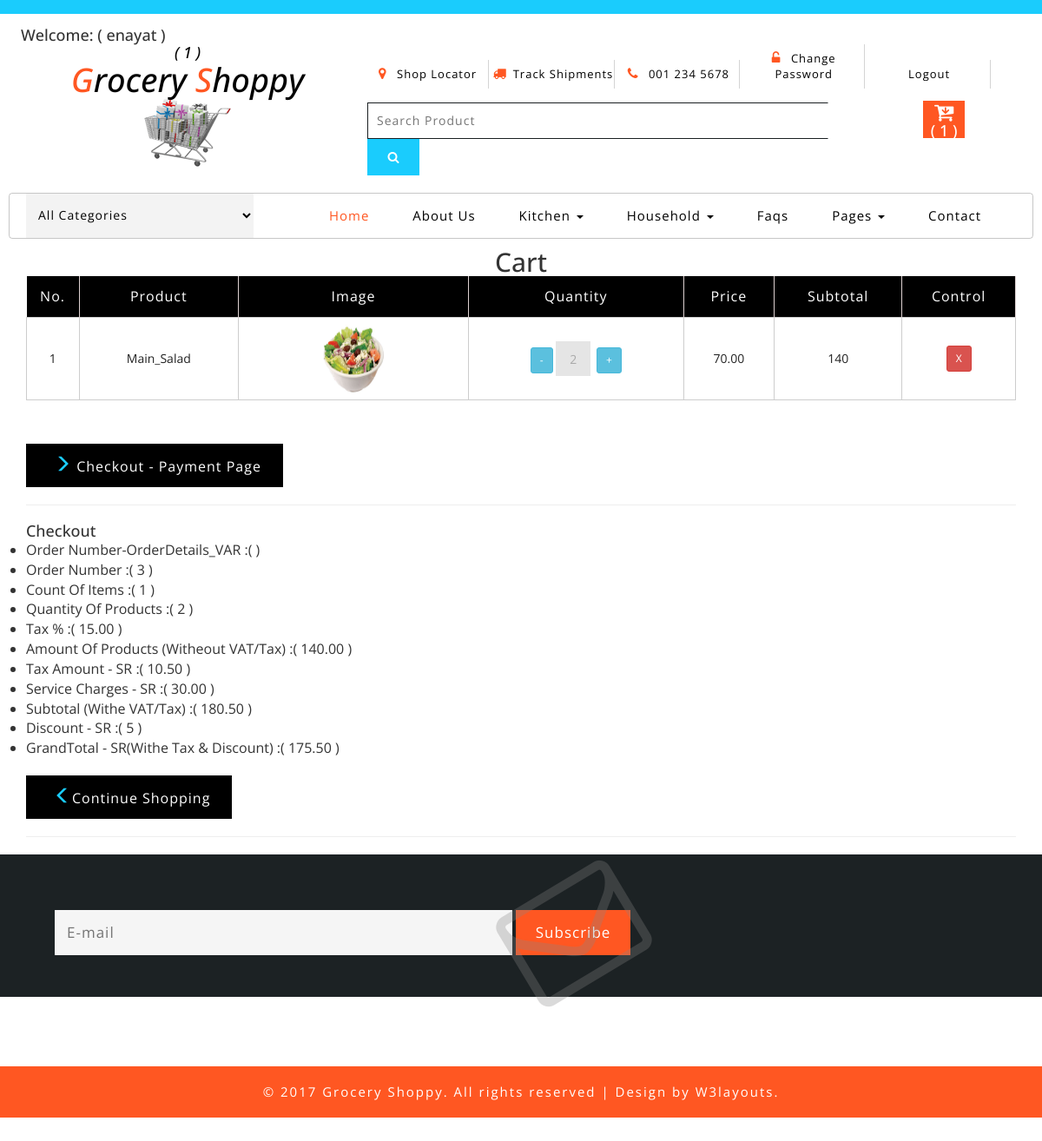
The app's page /cart (signed in), older data.
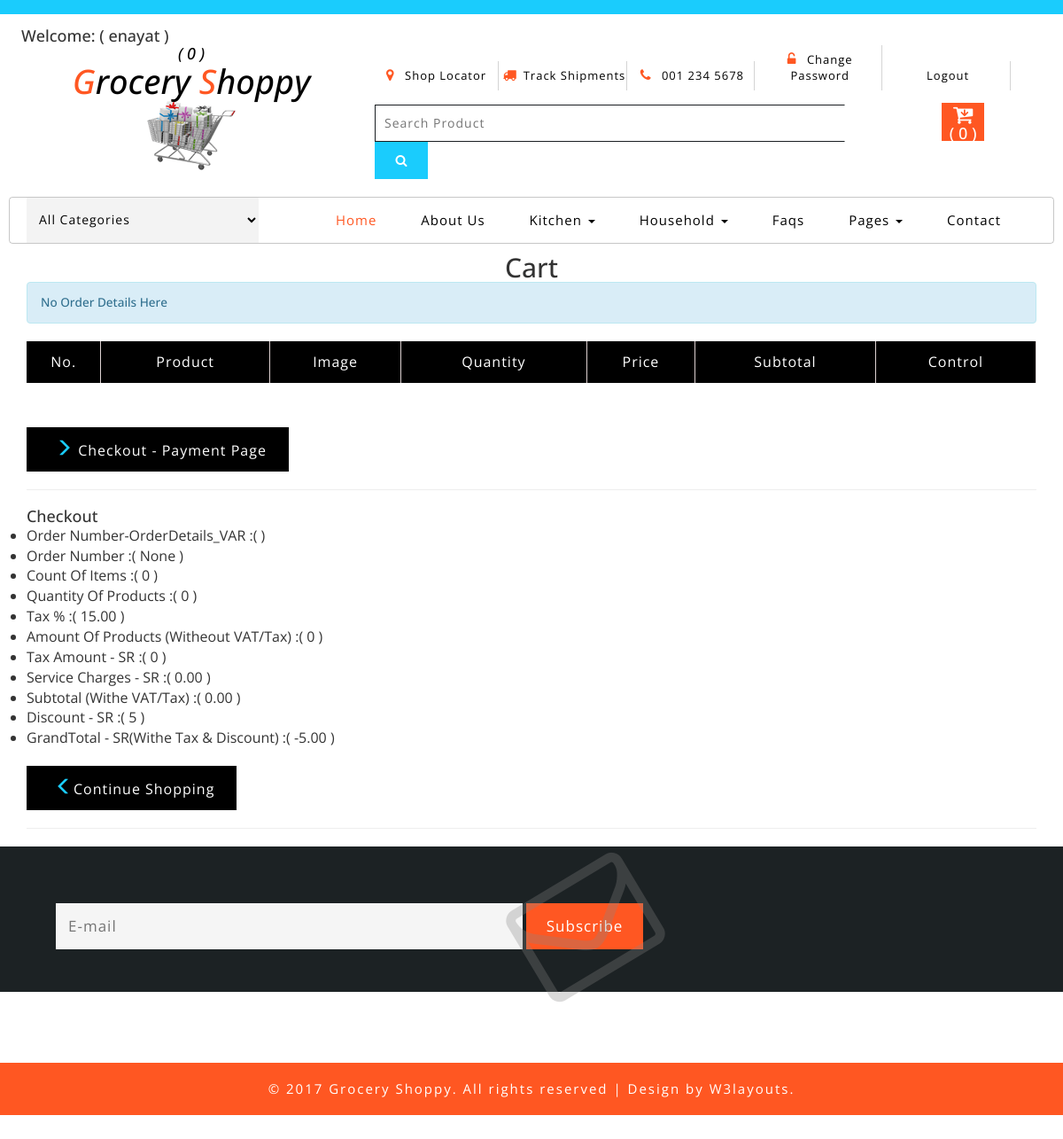
The same page, newer data.
### order_orderdetail/models.py (models this page shows, shortened)
class OrderMODEL(models.Model):
    order_user        = models.ForeignKey(User , on_delete = models.CASCADE)
    order_order_date  = models.DateTimeField(auto_now_add=True)
    order_details     = models.ManyToManyField(ProductMODEL , through='OrderDetailsMODEL')
    order_is_finished = models.BooleanField(default=False)
    class Meta:
        ordering = ('-order_order_date',)
        verbose_name = "Order"
        verbose_name_plural = "Orders"
    @property
    def get_order_number_PROPERTY(self):
        order_number_VAR=0
        order_number_VAR = self.orderdetailsmodel_set.all()
        for sub in order_number_VAR:
            return sub.OrderDetails_order.id
    @property
    def get_count_of_items_PROPERTY(self):
        orderitems = self.orderdetailsmodel_set.all().count
        return orderitems
    @property
    def get_quantity_of_products_PROPERTY(self):
        orderitems = self.orderdetailsmodel_set.all()
        total = sum([item.OrderDetails_quantity for item in orderitems])
        return total

class OrderDetailsMODEL(models.Model):
    OrderDetails_product  = models.ForeignKey(ProductMODEL , on_delete = models.CASCADE)
    OrderDetails_order    = models.ForeignKey(OrderMODEL   , on_delete = models.CASCADE)
    OrderDetails_price    = models.DecimalField(max_digits=10,decimal_places=2)
    OrderDetails_quantity = models.IntegerField()
    class Meta:
        ordering = ('-OrderDetails_order',)
        verbose_name = "Order Detail"
        verbose_name_plural = "Order Details"

### product/models.py (models this page shows)
class ProductMODEL(models.Model):
    product_category     = models.ForeignKey(SubCategoryMODEL , related_name='products_subcategorybranch', on_delete=models.CASCADE ,  verbose_name='Sub Category Branch')
    product_name         = models.CharField(max_length=200)
    product_description  = models.TextField()
    product_price        = models.DecimalField(max_digits=10,decimal_places=4,default=Decimal('00.00'), blank=True , null=True , verbose_name="Price")
    product_image        = models.ImageField(upload_to="Productes_File_Photo/%Y/%m/%d/")
    product_is_active 	 = models.BooleanField(default=False)
    product_publish_date = models.DateTimeField(auto_now_add=True)
    class Meta:
        ordering            = ('-product_publish_date',)
        verbose_name        = "Product"
        verbose_name_plural = "Products"
    def __str__(self):
        return self.product_name

### tax/models.py (models this page shows, shortened)
class Tax_MODEL(models.Model):
    tax_user               = models.OneToOneField( User, on_delete=models.SET_NULL, related_name='user_tax_relation',null=True, blank=True , verbose_name="User Tax")
    tax_order              = models.OneToOneField( OrderMODEL, on_delete=models.SET_NULL, related_name='user_tax_relation',null=True, blank=True , verbose_name="Order Tax")
    tax_rate               = models.DecimalField(max_digits=10,decimal_places=2 , default=15  , blank=True , null=True , verbose_name="Tax %")
    divide_one_hundred     = models.DecimalField(max_digits=10,decimal_places=2 , default=100 , blank=True , null=True , verbose_name="100")
    service_charges        = models.DecimalField(max_digits=10,decimal_places=2 , default=0   , blank=True , null=True , verbose_name="Service Charges")
    class Meta:
        ordering            = ('-tax_rate',)
        verbose_name        = "Tax"
        verbose_name_plural = "Taxs"
    def create_Tax(sender, **kwargs):
        if kwargs['created']: #'created' إذا كان هناك بيانات تم إستقبالها اطبع هذه الكلمة
            Tax_MODEL.objects.create(tax_user=kwargs['instance']) #التي أستقبلتها "'instance'"جديد بناء على  معلومات المستخدم "PersonalData_MODEL" قم بإنشاء ملف
    post_save.connect(create_Tax , sender=User)
    @property
    def get_current_user_id_PROPERTY(self): #
            current_user_id_VAR = self.tax_user.id
            return current_user_id_VAR
    @property
    def get_tax_amount_PROPERTY(self): # SR
        tax_amount_VAR=0
        products_prices_VAR=0
        order_VAR = OrderMODEL.objects.get(
            order_user=self.get_current_user_id_PROPERTY ,
            order_is_finished=False)
        orderitems_VAR = OrderDetailsMODEL.objects.all().filter(OrderDetails_order=order_VAR)
        for item in orderitems_VAR:
            products_prices_VAR += item.OrderDetails_price
        tax_VAR                 = self.tax_rate
        divisor_number_VAR      = self.divide_one_hundred
        tax_amount_VAR =  (products_prices_VAR * tax_VAR )/divisor_number_VAR
        return tax_amount_VAR
    @property
    def get_amount_of_products_witheout_VAT_Tax_PROPERTY(self):
        products_prices_VAR=0
        order_VAR = OrderMODEL.objects.get(
            order_user=self.get_current_user_id_PROPERTY ,
            order_is_finished=False)
        orderitems_VAR = OrderDetailsMODEL.objects.all().filter(OrderDetails_order=order_VAR)
        for item in orderitems_VAR:
            products_prices_VAR += item.OrderDetails_price * item.OrderDetails_quantity
        return products_prices_VAR
    @property
    def get_service_charges_PROPERTY(self): # 15 %
        service_charges_VAR = str(self.service_charges)
        return service_charges_VAR
    @property
    def get_tax_rate_PROPERTY(self): # 15 %
        tax_rate_VAR = str(self.tax_rate)
        return tax_rate_VAR
    @property
    def get_subtotal_without_tax_PROPERTY(self):
        subtotal_without_tax=0
        subtotal_without_tax=self.get_amount_of_products_witheout_VAT_Tax_PROPERTY + self.get_tax_amount_PROPERTY + self.service_charges
        return subtotal_without_tax
    @property
    def get_discount_PROPERTY(self):
        discount_amount_VAR =Decimal(0.00)
        discount_amount_VAR =Decimal(05.00)
        return discount_amount_VAR
    @property
    def get_grandtotal_withe_tax_and_discount_PROPERTY(self):
        grandtotal_withe_tax_discount_VAR=0.00
        grandtotal_withe_tax_discount_VAR = self.get_subtotal_without_tax_PROPERTY - self.get_discount_PROPERTY
        return grandtotal_withe_tax_discount_VAR

### cart/views.py (the view)
# urls.py: path('cart'                                                       , views.cart_DEF                               , name='cart-URL'),
@login_required(login_url="login/")
def cart_DEF(request):
    context = None # Set the value of the variable to nothing
    if request.user.is_authenticated \
        and not request.user.is_anonymous:
        if OrderMODEL.objects.all().filter(
            order_user= request.user ,
            order_is_finished=False):
            order_VAR = OrderMODEL.objects.get(
                order_user=request.user ,
                order_is_finished=False)
            OrderDetails_VAR = OrderDetailsMODEL.objects.all().filter(OrderDetails_order=order_VAR)
            total_VAR = 0
            for sub in OrderDetails_VAR:
                total_VAR += sub.OrderDetails_price * sub.OrderDetails_quantity
            tax_rate_VAR = Tax_MODEL.objects.get()
            Tax_MODEL.objects.update(
                                    tax_user  = request.user  , # User
                                    tax_order = order_VAR   # Order No
                                    )
            context = {
                'order_VAR':order_VAR, # Get Da
                'OrderDetails_VAR':OrderDetails_VAR,
                'total_VAR':total_VAR,
                'tax_rate_VAR':tax_rate_VAR,
            }
    return render (request , 'cart/cart.html' ,  context) # Go To Cart Page

### templates/cart/cart.html (shortened to what this page needs)
{% extends "dashboard/base.html" %}
{% load static %}
{% block    PAGE_TITLE  %}
<h2 class="text-center"> Cart </h2>
{% endblock PAGE_TITLE  %}
{% block    CONTENTS_PAGE %}
{% if order_VAR %}
	<div class="checkout">
		<div class="container">
			<div class="checkout-right">
			<table class="timetable_sub">
					<thead>
						<tr>
							<th scope="col">No.</th>
							<th scope="col">Product</th>
							<th scope="col">Image</th>
							<th scope="col">Quantity</th>
							<th scope="col">Price</th>
							<th scope="col">Subtotal</th>
							<th scope="col">Control</th>
						</tr>
					</thead>
{% for line in OrderDetails_VAR %}
				<tr class="rem1">
						<td class="invert">{{forloop.counter}}</td>
						<td class="invert">{{line.OrderDetails_product}}</td>
						<td
						class="invert-image">
						<a href="single.html">
							<img class="profile_img"
							src=" {{ line.OrderDetails_product.product_image.url }}"
							width="80" height="80" alt=" " class="img-responsive" />
						</a>
						</td>
						<td class="invert">
							<div class="quantity">
								<div class="quantity-select">
									<a href="{% url 'reduce_quantity_product_in_cart-URL' orderdetails_id=line.id %}"  class="btn btn-info btn-sm">-</a>
									<div class="entry value"><span>{{line.OrderDetails_quantity}}</span></div>
									<a href="{% url 'increase_quantity_product_in_cart-URL' orderdetails_id=line.id %}"  class="btn btn-info btn-sm">+</a>
								</div>
							</div>
						</td>
						<td class="invert">{{line.OrderDetails_price}}</td>
						<td class="invert">{% widthratio line.OrderDetails_quantity 1 line.OrderDetails_price %}</td>
						<td> <a href="{% url 'remove_from_cart-URL' orderdetails_id=line.id %}" class="btn btn-danger btn-sm">X</a> </td>
				</tr>
{% empty %}
		<h5 class="alert alert-info"> No Order Details Here </h5>
{% endfor %}
			</table>
			</div>
			<div class="checkout-left">
				<div class="checkout-right-basket">
					<a href="{% url 'checkout-URL' %}"><span class="glyphicon glyphicon-menu-right" aria-hidden="true"></span> Checkout - Payment Page</a>
				<hr>
				</div>
				<div class="checkout-left-basket">
					<h4> Checkout </h4>
					<ul>
						<li>Order Number-OrderDetails_VAR         :<span>( {{OrderDetails_VAR.get_order_number_PROPERTY}}            )</span></li>
						<li>Order Number                          :<span>( {{order_VAR.get_order_number_PROPERTY}}            )</span></li>
						<li>Count Of Items                        :<span>( {{order_VAR.get_count_of_items_PROPERTY}}          )</span></li>
						<li>Quantity Of Products                  :<span>( {{order_VAR.get_quantity_of_products_PROPERTY}}    )</span></li>
						<li>Tax %             		              :<span>( {{tax_rate_VAR.get_tax_rate_PROPERTY}}             )</span></li>
						<li>Amount Of Products (Witheout VAT/Tax) :<span>( {{tax_rate_VAR.get_amount_of_products_witheout_VAT_Tax_PROPERTY}}    )</span></li>
						<li>Tax Amount - SR                       :<span>( {{tax_rate_VAR.get_tax_amount_PROPERTY}}           )</span></li>
						<li>Service Charges - SR                  :<span>( {{tax_rate_VAR.get_service_charges_PROPERTY}}                                          )</span></li>
						<li>Subtotal (Withe VAT/Tax)              :<span>( {{tax_rate_VAR.get_subtotal_without_tax_PROPERTY}} )</span></li>
						<li>Discount - SR                         :<span>( {{tax_rate_VAR.get_discount_PROPERTY}}			  )</span></li>
						<li>GrandTotal - SR(Withe Tax & Discount) :<span>( {{tax_rate_VAR.get_grandtotal_withe_tax_and_discount_PROPERTY}} )</span></li>
					</ul>
				</div>
				<div class="checkout-right-basket">
					<a href="{% url 'dashboard-URL' %}"><span class="glyphicon glyphicon-menu-left" aria-hidden="true"></span>Continue Shopping</a>
				<hr>
				</div>
			</div>
		</div>
	</div>
{% else%}
	<h5 class="alert alert-info"> No Orders Here </h5>
{% endif %}
{% endblock CONTENTS_PAGE %}

### templates/dashboard/user_is_authenticated.html (shortened to what this page needs)
{% load static %}
<body>
	<div class="header-most-top">
		<p> </p>
	</div>
	<div class="header-bot">
		<div class="header-bot_inner_wthreeinfo_header_mid">
			<h4> Welcome: ( {{user.username}} )</h4>
			<div class="col-md-4 logo_agile">
				<h1>
					<a href="{% url 'dashboard-URL' %}">
						<h4>( {{order_VAR.get_count_of_items_PROPERTY}} )<h4>
						<span>G</span>rocery
						<span>S</span>hoppy
						<img src="{% static 'images/logo2.png' %}" alt=" ">
					</a>
				</h1>
			</div>
			<div class="col-md-8 header">
				<ul>
					<li>
						<a class="play-icon popup-with-zoom-anim" href="#small-dialog1">
							<span class="fa fa-map-marker" aria-hidden="true"></span> Shop Locator</a>
					</li>
					<li>
							<a href="{% url 'track_shipment-URL' %}" data-toggle="modal" >
								<span class="fa fa-truck" aria-hidden="true"></span>Track Shipments</a>
					</li>
					<li>
						<span class="fa fa-phone" aria-hidden="true"></span> 001 234 5678
					</li>
					<li>
						<a href="{% url 'password_change-URL' %}">
							<span class="fa fa-unlock-alt" aria-hidden="true"></span> Change Password </a>
					</li>
					<li>
                        <a class="nav-link active" aria-current="page" href="/logout/">Logout</a>
                    </li>
				</ul>
				<div class="agileits_search">
					<form action="{% url 'search_product-URL' %}" method="POST">
						<input name="search" type="search" placeholder="Search Product">
						<button type="submit" class="btn btn-default" aria-label="Left Align">
							<span class="fa fa-search" aria-hidden="true"> </span>
						</button>
					</form>
				</div>
				<div class="top_nav_right">
					<div class="wthreecartaits wthreecartaits2 cart cart box_1" >
						<form action="{% url 'cart-URL' %}"  >
							<button class="w3view-cart" type="submit" name="submit" value="" >
								<i class="fa fa-cart-arrow-down" aria-hidden="true"><h4>( {{order_VAR.get_count_of_items_PROPERTY}} )<h4></i>
							</button>
						</form>
					</div>
				</div>
			</div>
		</div>
	</div>
	<div class="ban-top">
		<div class="container">
			<div class="agileits-navi_search">
				<form action="#" method="post">
					<select id="agileinfo-nav_search" name="agileinfo_search" required="">
						<option value="">All Categories</option>
					</select>
				</form>
			</div>
			<div class="top_nav_left">
				<nav class="navbar navbar-default">
					<div class="container-fluid">
						<div class="collapse navbar-collapse menu--shylock" id="bs-example-navbar-collapse-1">
							<ul class="nav navbar-nav menu__list">
								<li class="active">
									<a class="nav-stylehead" href="{% url 'dashboard-URL' %}">Home
									</a>
								</li>
								<li class="">
									<a class="nav-stylehead" href="about.html">About Us</a>
								</li>
								<li class="dropdown">
									<a href="#" class="dropdown-toggle nav-stylehead" data-toggle="dropdown" role="button" aria-haspopup="true" aria-expanded="false">Kitchen
										<span class="caret"></span>
									</a>
								</li>
								<li class="dropdown">
									<a href="#" class="dropdown-toggle nav-stylehead" data-toggle="dropdown" role="button" aria-haspopup="true" aria-expanded="false">Household
										<span class="caret"></span>
									</a>
								</li>
								<li class="">
									<a class="nav-stylehead" href="faqs.html">Faqs</a>
								</li>
								<li class="dropdown">
									<a class="nav-stylehead dropdown-toggle" href="#" data-toggle="dropdown">Pages
										<b class="caret"></b>
									</a>
								</li>
								<li class="">
									<a class="nav-stylehead" href="contact.html">Contact</a>
								</li>
							</ul>
						</div>
					</div>
				</nav>
			</div>
		</div>
	</div>

Row changes from the older to the newer data that the page shows:
removed OrderMODEL: get_count_of_items_PROPERTY "1", get_order_number_PROPERTY "3", get_quantity_of_products_PROPERTY "2"
no longer on this page (row edited): OrderDetailsMODEL: OrderDetails_product "Main_Salad", OrderDetails_product.product_image (picture), OrderDetails_quantity "2", OrderDetails_price "70.00", OrderDetails_quantity+OrderDetails_price "140"
removed Tax_MODEL: get_tax_rate_PROPERTY "15.00", get_amount_of_products_witheout_VAT_Tax_PROPERTY "140.00", get_tax_amount_PROPERTY "10.50", get_service_charges_PROPERTY "30.00", get_subtotal_without_tax_PROPERTY "180.50", get_discount_PROPERTY "5", get_grandtotal_withe_tax_and_discount_PROPERTY "175.50"
added OrderMODEL: get_count_of_items_PROPERTY "0", get_order_number_PROPERTY "None", get_quantity_of_products_PROPERTY "0"
added Tax_MODEL: get_tax_rate_PROPERTY "15.00", get_amount_of_products_witheout_VAT_Tax_PROPERTY "0", get_tax_amount_PROPERTY "0", get_service_charges_PROPERTY "0.00", get_subtotal_without_tax_PROPERTY "0.00", get_discount_PROPERTY "5", get_grandtotal_withe_tax_and_discount_PROPERTY "-5.00"
Text that changed along with them:
text now shown: "No Order Details Here"
